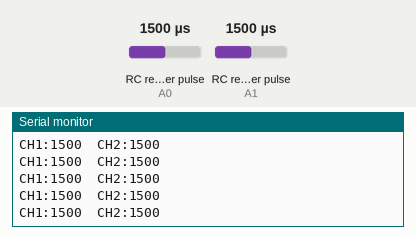
Simulated run of this sketch. Board: Arduino Uno, built with avr-gcc and run on an emulated ATmega328P. Shown: the last lines printed to the serial monitor. Wiring (inferred from the names in the program): 2 × RC receiver channel: data A0 / data A1. Inputs (shaded band) come from the test bench; at power-on: RC receiver pulse (sensors on A0, A1) 1500 µs.

Above: at 1.2 s.
1.3 s: RC receiver pulse (sensor on A0) set to 1020 µs
At 1.37 s:
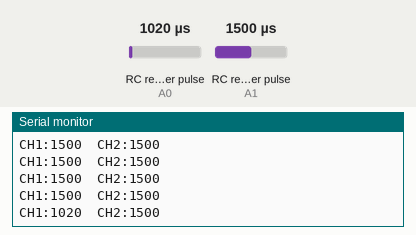
2.8 s: RC receiver pulse (sensor on A1) set to 1020 µs
At 2.82 s:
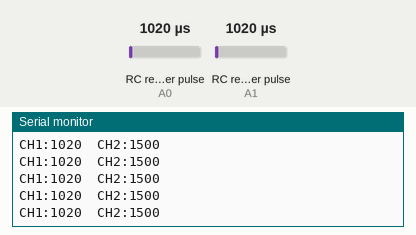
4.3 s: RC receiver pulse (sensor on A0) set to 1250 µs
At 4.32 s:
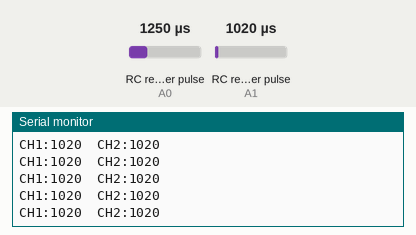
5.8 s: RC receiver pulse (sensor on A1) set to 1250 µs
At 5.82 s:
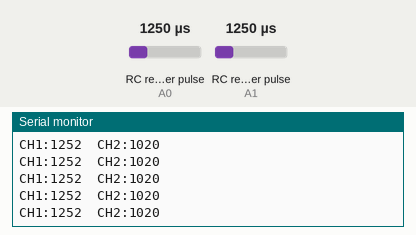
Timing chart, 0 to 8.3 s (numbered marks = the images above; inputs shaded):
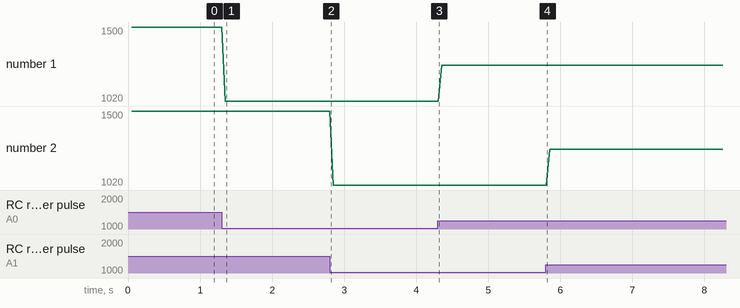

Measured:
- after the input at 1.3 s, the serial monitor: prints a new line after 0.05 s (image 1)
- plotted number 1: 1500 → 1020 after the input at 1.3 s, 1020 → 1252 after the input at 4.3 s

The sketch:

rc-car-receiver-reader.ino
```cpp
/**
 * Reading Remote Control Receiver Values with Arduino.
 *
 * References:
 * - https://ryanboland.com/blog/reading-rc-receiver-values/
 *
 * TODO
 * - Add a `last_update_time` variable which gets updated every time an
 *   interrupt fires. If `last_update_time` has not been updated in 2 seconds,
 *   consider the receiver disconnected and reset the values to 1500.
 * - Add a `constrain` call to ensure that the values are within the expected
 *   range of 1000μs - 2000μs.
 * - If the values that are sent by your receiver are not exactly in the range
 *   of 1000μs - 2000μs, add some sort of calibration, perhaps with the
 *   arduino `map` function.
 */

#include <EnableInterrupt.h>
#include <timer.h>

#define SERIAL_PORT_SPEED  57600

// How often to write values to serial port, in milliseconds?
#define OUTPUT_PERIOD_MSEC  50

#define RC_NUM_CHANNELS  2

#define RC_CH1  0
#define RC_CH2  1

#define RC_CH1_INPUT  A0
#define RC_CH2_INPUT  A1

auto timer = timer_create_default(); // create a timer with default settings

// Final readings, used outside of the RC code. Pulse width, in microseconds.
uint16_t rc_values[RC_NUM_CHANNELS];
// Keep track of the time that the pulses start, in microseconds.
uint32_t rc_start[RC_NUM_CHANNELS];
// Hold the values for each channel until they can be copied into rc_values[]
// rc_shared is marked volatile because it can be updated from the interrupt
// service routines at any time. We don't want to use this outside of the RC
// RC code exactly because it can be updated at any time.
volatile uint16_t rc_shared[RC_NUM_CHANNELS];

void read_rc_values() {
  // Copy the volatile rc_shared[] values into the rc_values[] array. Prior to
  // copying, disable interrupts to ensure that the interrupts do not trigger
  // and alter the memory as we are trying to read it. Again, the rc_values[]
  // should be used throughout the rest of the program (the non remote control
  // related code).
  noInterrupts();
  memcpy(rc_values, (const void *)rc_shared, sizeof(rc_shared));
  interrupts();
}

void calc_input(uint8_t channel, uint8_t input_pin) {
  if (digitalRead(input_pin) == HIGH) {
    // Leading edge. The pulse has just started. Store the current time for
    // later comparison.
    rc_start[channel] = micros();
  } else {
    // Trailing edge. The pulse has ended. Compare the current time to the value
    // previously stored. The result indicates the position of our transmitter
    // stick. Store the value for reading later.
    uint16_t rc_compare = (uint16_t)(micros() - rc_start[channel]);
    rc_shared[channel] = rc_compare;
  }
}

void calc_ch1() { calc_input(RC_CH1, RC_CH1_INPUT); }
void calc_ch2() { calc_input(RC_CH2, RC_CH2_INPUT); }

bool write_rc_values_to_serial(void *) {
  read_rc_values();

  Serial.print("CH1:"); Serial.print(rc_values[RC_CH1]); Serial.print("\t");
  Serial.print("CH2:"); Serial.println(rc_values[RC_CH2]);

  return true; // keep timer active?
}

void setup() {
  Serial.begin(SERIAL_PORT_SPEED);

  pinMode(RC_CH1_INPUT, INPUT);
  pinMode(RC_CH2_INPUT, INPUT);

  // Enable interrupts and set functions called on high to low, or vice versa
  enableInterrupt(RC_CH1_INPUT, calc_ch1, CHANGE);
  enableInterrupt(RC_CH2_INPUT, calc_ch2, CHANGE);

  // Configure timer with callback
  timer.every(OUTPUT_PERIOD_MSEC, write_rc_values_to_serial);
}

void loop() {
  timer.tick(); // tick the timer
}
```
